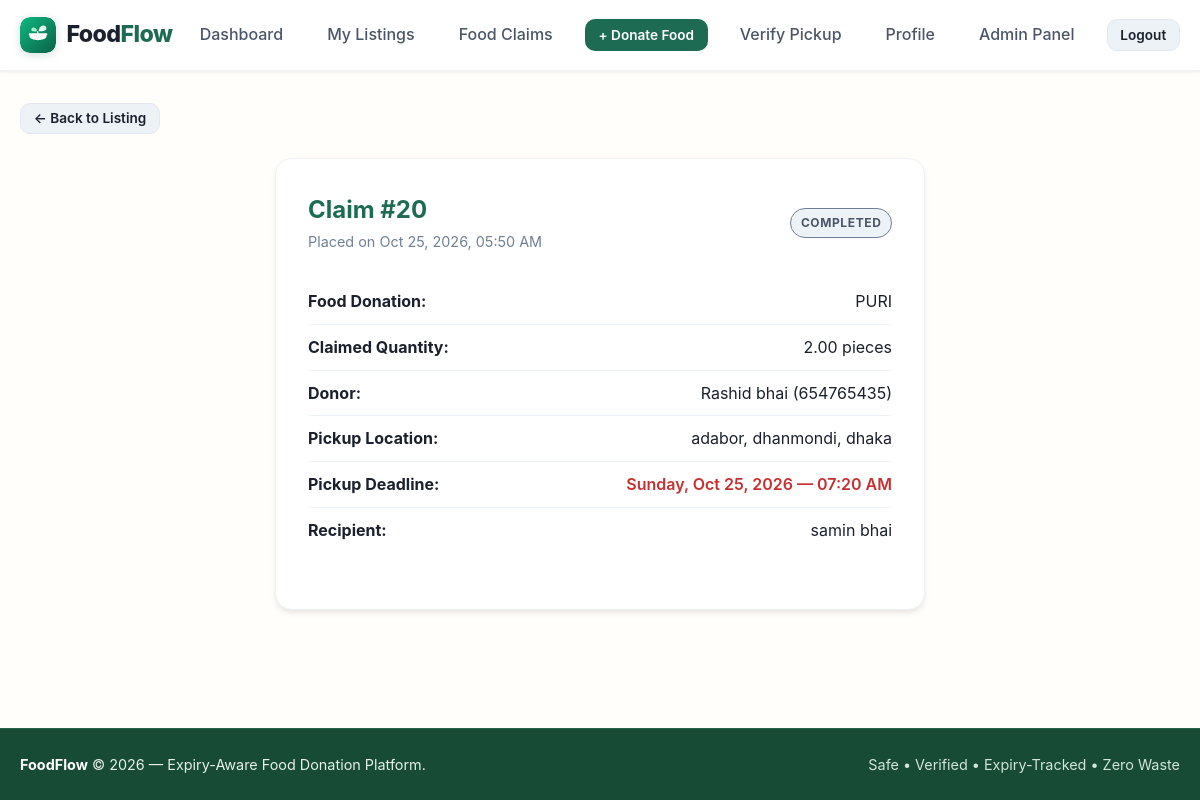
Page /claims/20/ (signed in) on the committed database.
### claims/models.py (models this page shows, shortened)
class Claim(models.Model):
    STATUS_PENDING = 'pending'
    STATUS_COMPLETED = 'completed'
    STATUS_CANCELLED = 'cancelled'
    STATUS_EXPIRED = 'expired'
    STATUS_CHOICES = [
        (STATUS_PENDING, 'Pending Pickup'),
        (STATUS_COMPLETED, 'Completed'),
        (STATUS_CANCELLED, 'Cancelled'),
        (STATUS_EXPIRED, 'Expired'),
    ]
    listing = models.ForeignKey(
        'listings.FoodListing',
        on_delete=models.CASCADE,
        related_name='claims'
    )
    recipient = models.ForeignKey(
        'accounts.Recipient',
        on_delete=models.CASCADE,
        related_name='claims'
    )
    claimed_quantity = models.DecimalField(
        max_digits=10,
        decimal_places=2,
        validators=[MinValueValidator(Decimal('0.10'))],
        help_text="Quantity reserved by recipient"
    )
    claimed_at = models.DateTimeField(auto_now_add=True)
    pickup_deadline = models.DateTimeField(
        help_text="Time window by which food must be picked up"
    )
    pickup_code = models.CharField(
        max_length=8,
        unique=True,
        db_index=True,
        help_text="Unique 8-character verification token"
    )
    status = models.CharField(
        max_length=20,
        choices=STATUS_CHOICES,
        default=STATUS_PENDING
    )
    class Meta:
        verbose_name = "Claim"
        verbose_name_plural = "Claims"
        ordering = ['-claimed_at']

### listings/models.py (models this page shows, shortened)
class FoodListing(models.Model):
    STATUS_AVAILABLE = 'available'
    STATUS_CLAIMED = 'claimed'
    STATUS_COMPLETED = 'completed'
    STATUS_EXPIRED = 'expired'
    STATUS_CHOICES = [
        (STATUS_AVAILABLE, 'Available'),
        (STATUS_CLAIMED, 'Claimed'),
        (STATUS_COMPLETED, 'Completed'),
        (STATUS_EXPIRED, 'Expired'),
    ]
    donor = models.ForeignKey(
        'accounts.Donor',
        on_delete=models.CASCADE,
        related_name='listings'
    )
    location = models.ForeignKey(
        'locations.Location',
        on_delete=models.PROTECT,
        related_name='listings'
    )
    food_name = models.CharField(max_length=200, help_text="e.g. Cooked Rice & Curry, Fresh Apples, Bread Rolls")
    description = models.TextField(blank=True, null=True, help_text="Preparation details, ingredients, or dietary info")
    quantity = models.DecimalField(
        max_digits=10,
        decimal_places=2,
        validators=[MinValueValidator(Decimal('0.01'))],
        help_text="Total initial quantity"
    )
    unit = models.CharField(
        max_length=50,
        help_text="Units: portions, kg, boxes, packets, meals, litres"
    )
    expires_at = models.DateTimeField(
        db_index=True,
        help_text="Exact expiry deadline"
    )
    status = models.CharField(
        max_length=20,
        choices=STATUS_CHOICES,
        default=STATUS_AVAILABLE,
        db_index=True
    )
    created_at = models.DateTimeField(auto_now_add=True)
    updated_at = models.DateTimeField(auto_now=True)
    class Meta:
        verbose_name = "Food Listing"
        verbose_name_plural = "Food Listings"
        ordering = ['expires_at']

### accounts/models.py (models this page shows, shortened)
class Donor(models.Model):
    DONOR_TYPE_CHOICES = [
        ('restaurant', 'Restaurant'),
        ('household', 'Household'),
        ('grocer', 'Grocer / Supermarket'),
        ('event', 'Event / Catering'),
        ('other', 'Other Donor'),
    ]
    user = models.OneToOneField(
        User,
        on_delete=models.CASCADE,
        related_name='donor_profile'
    )
    donor_type = models.CharField(
        max_length=30,
        choices=DONOR_TYPE_CHOICES,
        default='restaurant'
    )
    organization_name = models.CharField(
        max_length=150,
        blank=True,
        null=True,
        help_text="Business or organization name (optional for households)"
    )
    location = models.ForeignKey(
        'locations.Location',
        on_delete=models.PROTECT,
        related_name='donors'
    )
    is_verified = models.BooleanField(
        default=False,
        help_text="Designates if this donor is verified by platform administrators"
    )
    created_at = models.DateTimeField(auto_now_add=True)
    class Meta:
        verbose_name = "Donor Profile"
        verbose_name_plural = "Donor Profiles"

class User(AbstractUser):
    ROLE_DONOR = 'donor'
    ROLE_RECIPIENT = 'recipient'
    ROLE_CHOICES = [
        (ROLE_DONOR, 'Donor'),
        (ROLE_RECIPIENT, 'Recipient'),
    ]
    full_name = models.CharField(
        max_length=150,
        blank=True,
        help_text="Full Name of the user"
    )
    role = models.CharField(
        max_length=20,
        choices=ROLE_CHOICES,
        default=ROLE_RECIPIENT,
        help_text="Designates whether this user registers as a food Donor or Recipient."
    )
    phone = models.CharField(
        max_length=20,
        blank=True,
        null=True,
        help_text="Contact telephone number"
    )
    @property
    def is_donor(self):
        return self.role == self.ROLE_DONOR
    @property
    def is_recipient(self):
        return self.role == self.ROLE_RECIPIENT

class Recipient(models.Model):
    RECIPIENT_TYPE_CHOICES = [
        ('ngo', 'NGO / Non-profit'),
        ('individual', 'Individual / Family in need'),
        ('shelter', 'Shelter / Orphanage'),
        ('community_kitchen', 'Community Kitchen / Charity'),
        ('other', 'Other Recipient'),
    ]
    user = models.OneToOneField(
        User,
        on_delete=models.CASCADE,
        related_name='recipient_profile'
    )
    recipient_type = models.CharField(
        max_length=30,
        choices=RECIPIENT_TYPE_CHOICES,
        default='individual'
    )
    organization_name = models.CharField(
        max_length=150,
        blank=True,
        null=True,
        help_text="Organization name (optional for individuals)"
    )
    location = models.ForeignKey(
        'locations.Location',
        on_delete=models.PROTECT,
        related_name='recipients'
    )
    is_verified = models.BooleanField(
        default=False,
        help_text="Designates if this recipient is verified by platform administrators (required to claim food)"
    )
    created_at = models.DateTimeField(auto_now_add=True)
    class Meta:
        verbose_name = "Recipient Profile"
        verbose_name_plural = "Recipient Profiles"

### locations/models.py (models this page shows, shortened)
class Location(models.Model):
    address = models.CharField(max_length=255, help_text="Street address or building details")
    area = models.CharField(max_length=100, db_index=True, help_text="Neighborhood or area name")
    city = models.CharField(max_length=100, db_index=True, help_text="City name")
    latitude = models.DecimalField(max_digits=9, decimal_places=6, null=True, blank=True)
    longitude = models.DecimalField(max_digits=9, decimal_places=6, null=True, blank=True)
    class Meta:
        verbose_name = "Location"
        verbose_name_plural = "Locations"
        indexes = [
            models.Index(fields=['area'], name='loc_area_idx'),
            models.Index(fields=['city'], name='loc_city_idx'),
        ]
        constraints = [
            models.UniqueConstraint(
                fields=['address', 'area', 'city'],
                name='unique_location_address'
            )
        ]

### claims/views.py (the view)
# urls.py: path('claims/<int:pk>/', views.claim_detail_view, name='claim_detail'),
@login_required
def claim_detail_view(request, pk):
    claim = get_object_or_404(
        Claim.objects.select_related('listing__donor__user', 'listing__location', 'recipient__user'),
        pk=pk
    )
    is_claimant = (claim.recipient.user == request.user)
    is_donor_owner = (claim.listing.donor.user == request.user)
    if not (is_claimant or is_donor_owner or request.user.is_staff):
        messages.error(request, "Unauthorized: You do not have permission to view this claim.")
        return redirect('home')
    context = {
        'claim': claim,
        'is_claimant': is_claimant,
        'is_donor_owner': is_donor_owner,
    }
    return render(request, 'claims/claim_detail.html', context)

### notifications/views.py (called while the page is built)
def unread_notification_context(request):
    if request.user.is_authenticated and request.user.is_recipient and hasattr(request.user, 'recipient_profile'):
        count = Notification.objects.filter(recipient=request.user.recipient_profile, is_read=False).count()
        return {'unread_notifications_count': count}
    return {'unread_notifications_count': 0}

### templates/claims/claim_detail.html (shortened to what this page needs)
{% extends 'base.html' %}
{% block content %}
<div style="margin-bottom: 1.5rem;">
    {% if is_claimant %}
        <a href="{% url 'claims:my_claims' %}" class="btn btn-secondary btn-sm">&larr; Back to My Claims</a>
    {% else %}
        <a href="{% url 'listings:donor_listing_detail' pk=claim.listing.pk %}" class="btn btn-secondary btn-sm">&larr; Back to Listing</a>
    {% endif %}
</div>
<div class="form-card" style="max-width: 650px;">
    <div style="display: flex; justify-content: space-between; align-items: center; margin-bottom: 1.5rem;">
        <div>
            <h2 style="color: var(--green-700);">Claim #{{ claim.id }}</h2>
            <span style="color: var(--grey-500); font-size: 0.9rem;">Placed on {{ claim.claimed_at|date:"M d, Y, h:i A" }}</span>
        </div>
        <div>
            <span class="badge badge-{{ claim.status }}">{{ claim.get_status_display }}</span>
        </div>
    </div>
    <div style="margin: 1.5rem 0; font-size: 1rem; line-height: 1.8;">
        <div style="display: flex; justify-content: space-between; border-bottom: 1px solid var(--grey-200); padding: 0.5rem 0;">
            <strong>Food Donation:</strong>
            <span>{{ claim.listing.food_name }}</span>
        </div>
        <div style="display: flex; justify-content: space-between; border-bottom: 1px solid var(--grey-200); padding: 0.5rem 0;">
            <strong>Claimed Quantity:</strong>
            <span>{{ claim.claimed_quantity|floatformat:2 }} {{ claim.listing.unit }}</span>
        </div>
        <div style="display: flex; justify-content: space-between; border-bottom: 1px solid var(--grey-200); padding: 0.5rem 0;">
            <strong>Donor:</strong>
            <span>{{claim.listing.donor.user.full_name }} ({{ claim.listing.donor.user.phone|default:'Contact in person' }})</span>
        </div>
        <div style="display: flex; justify-content: space-between; border-bottom: 1px solid var(--grey-200); padding: 0.5rem 0;">
            <strong>Pickup Location:</strong>
            <span>{{ claim.listing.location.address }}, {{ claim.listing.location.area }}, {{ claim.listing.location.city }}</span>
        </div>
        <div style="display: flex; justify-content: space-between; border-bottom: 1px solid var(--grey-200); padding: 0.5rem 0;">
            <strong>Pickup Deadline:</strong>
            <span style="color: var(--red-600); font-weight: 600;">{{ claim.pickup_deadline|date:"l, M d, Y — h:i A" }}</span>
        </div>
        <div style="display: flex; justify-content: space-between; padding: 0.5rem 0;">
            <strong>Recipient:</strong>
            <span>{{ claim.recipient.user.full_name }}</span>
        </div>
    </div>
</div>
{% endblock %}

### static/css/styles.css (style rules this page uses)
:root { --green-700: #1E6B54; --green-600: #258568; --green-50: #EDF5F2; --amber-600: #B7791F; --amber-50: #FEFCF5; --red-600: #C53030; --red-50: #FFF5F5; --grey-500: #718096; --grey-100: #F7FAFC; --grey-200: #EDF2F7; --grey-300: #E2E8F0; --grey-700: #4A5568; --ink: #1A202C; --white: #FFFFFF; --container-max: 1200px; --radius-sm: 6px; --radius-md: 10px; --radius-lg: 16px; --shadow-sm: 0 1px 3px rgba(0,0,0,0.08); --shadow-md: 0 4px 6px -1px rgba(0,0,0,0.08), 0 2px 4px -1px rgba(0,0,0,0.04); --shadow-lg: 0 10px 15px -3px rgba(0,0,0,0.08), 0 4px 6px -2px rgba(0,0,0,0.04); --font-main: -apple-system, BlinkMacSystemFont, "Segoe UI", Roboto, Oxygen, Ubuntu, Cantarell, "Open Sans", "Helvetica Neue", sans-serif; }
*, *::before, *::after { box-sizing: border-box; margin: 0; padding: 0; }
body { font-family: var(--font-main); color: var(--ink); background-color: var(--grey-100); line-height: 1.6; min-height: 100vh; display: flex; flex-direction: column; }
a { color: var(--green-700); text-decoration: none; transition: color 0.2s ease; }
.btn { display: inline-flex; align-items: center; justify-content: center; gap: 0.5rem; padding: 0.65rem 1.25rem; font-size: 0.95rem; font-weight: 600; border-radius: var(--radius-md); border: 1px solid transparent; cursor: pointer; text-decoration: none; transition: all 0.2s ease; font-family: inherit; line-height: 1.2; }
.btn-secondary { background-color: var(--grey-200); color: var(--ink); border-color: var(--grey-300); }
.btn-sm { padding: 0.4rem 0.8rem; font-size: 0.85rem; }
.badge { display: inline-flex; align-items: center; padding: 0.25rem 0.6rem; border-radius: 9999px; font-size: 0.75rem; font-weight: 700; text-transform: uppercase; letter-spacing: 0.05em; }
.badge-completed { background-color: var(--grey-200); color: var(--grey-700); border: 1px solid var(--grey-500); }
.form-card { background: var(--white); border-radius: var(--radius-lg); border: 1px solid var(--grey-200); box-shadow: var(--shadow-md); padding: 2rem; max-width: 650px; margin: 0 auto; }

### rows in the picture
Claim: id "20", claimed_at "Oct 25, 2026, 05:50 AM", status "COMPLETED", listing.food_name "PURI", claimed_quantity "2.00", listing.unit "pieces", listing.donor.user.full_name "Rashid bhai", listing.donor.user.phone "654765435", listing.location.address "adabor", listing.location.area "dhanmondi", listing.location.city "dhaka", pickup_deadline "Sunday, Oct 25, 2026 — 07:20 AM", recipient.user.full_name "samin bhai"
